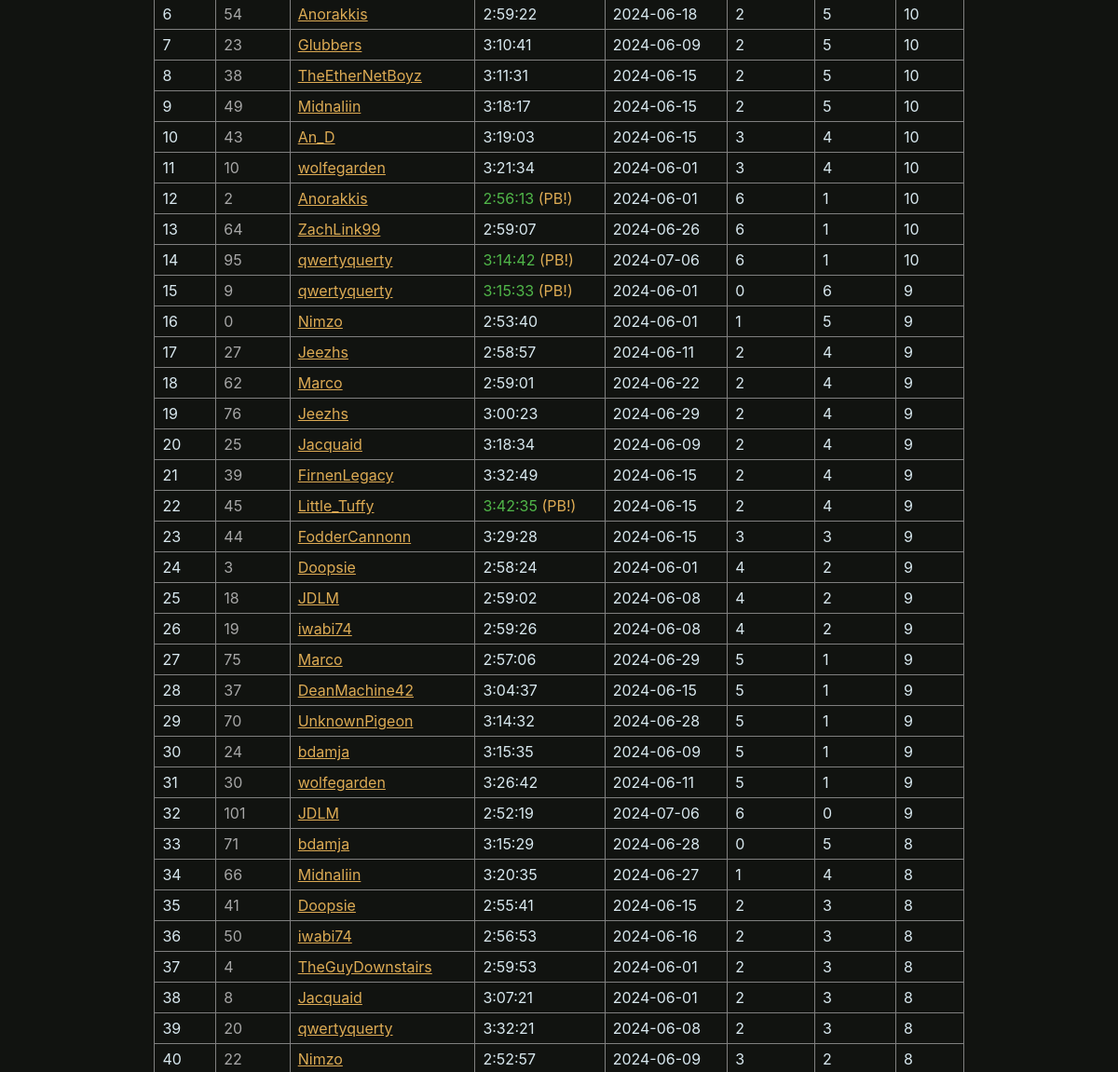
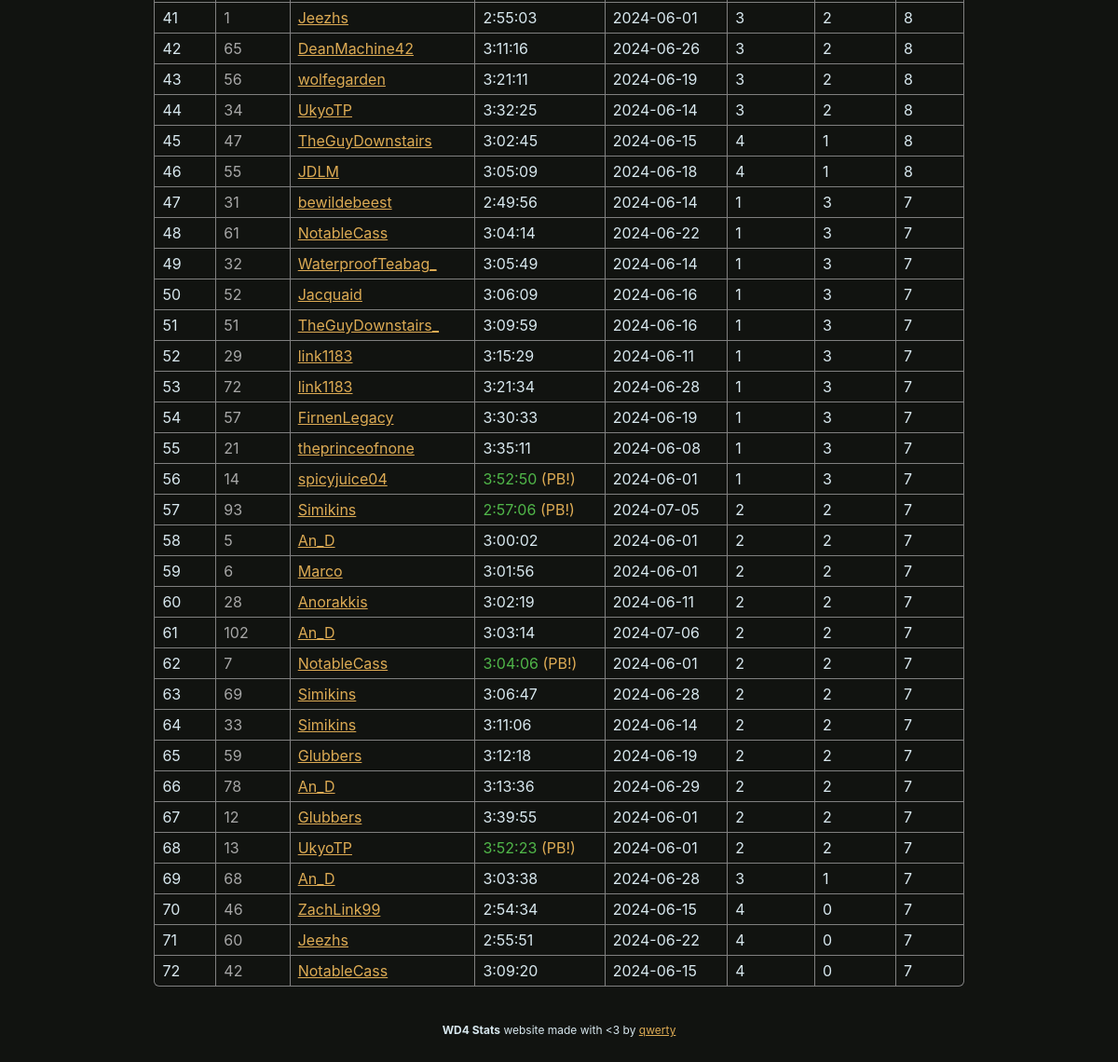
The page /zelda (lower part) on the database as committed earlier (2 pictures, top to bottom).
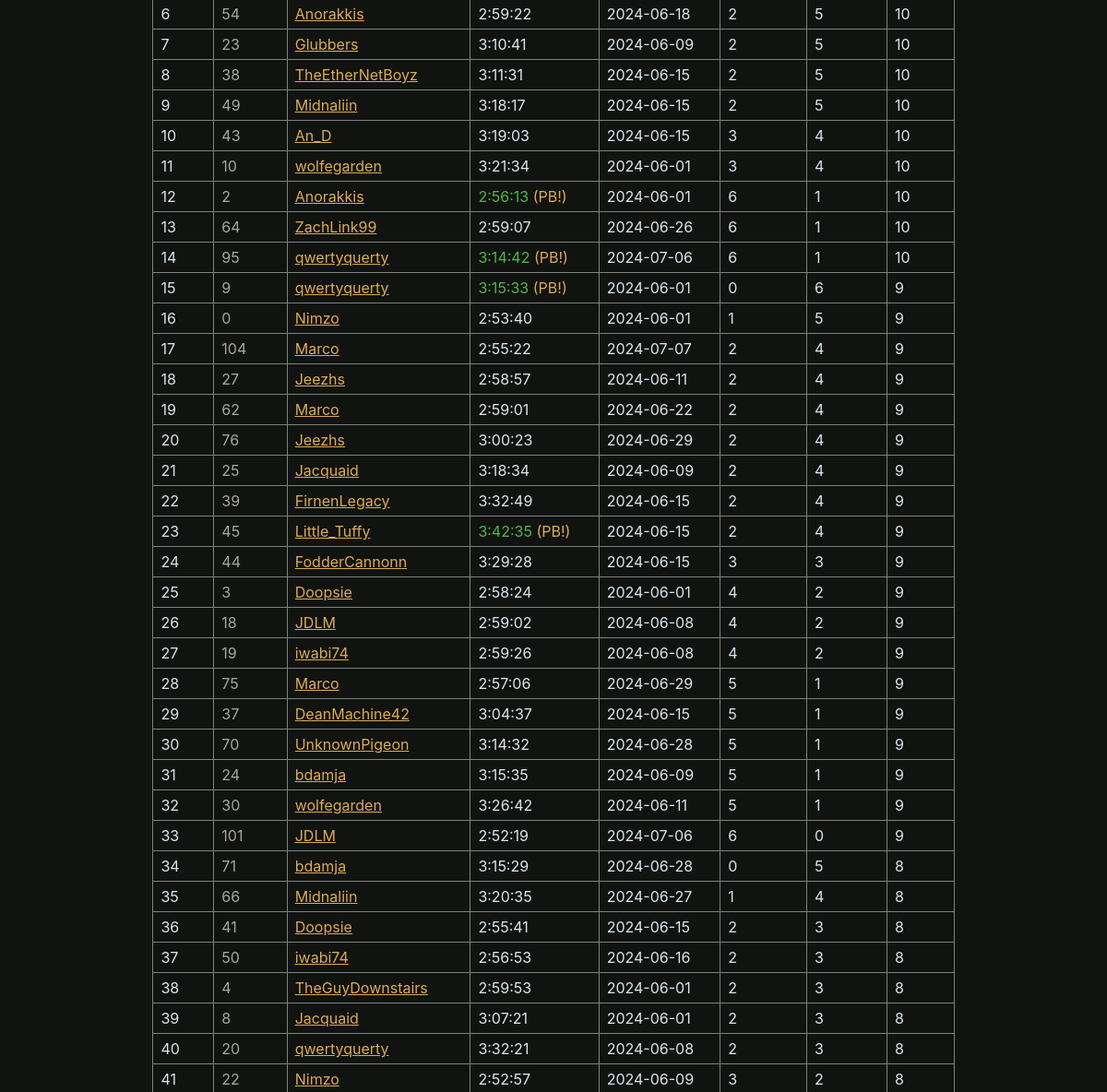
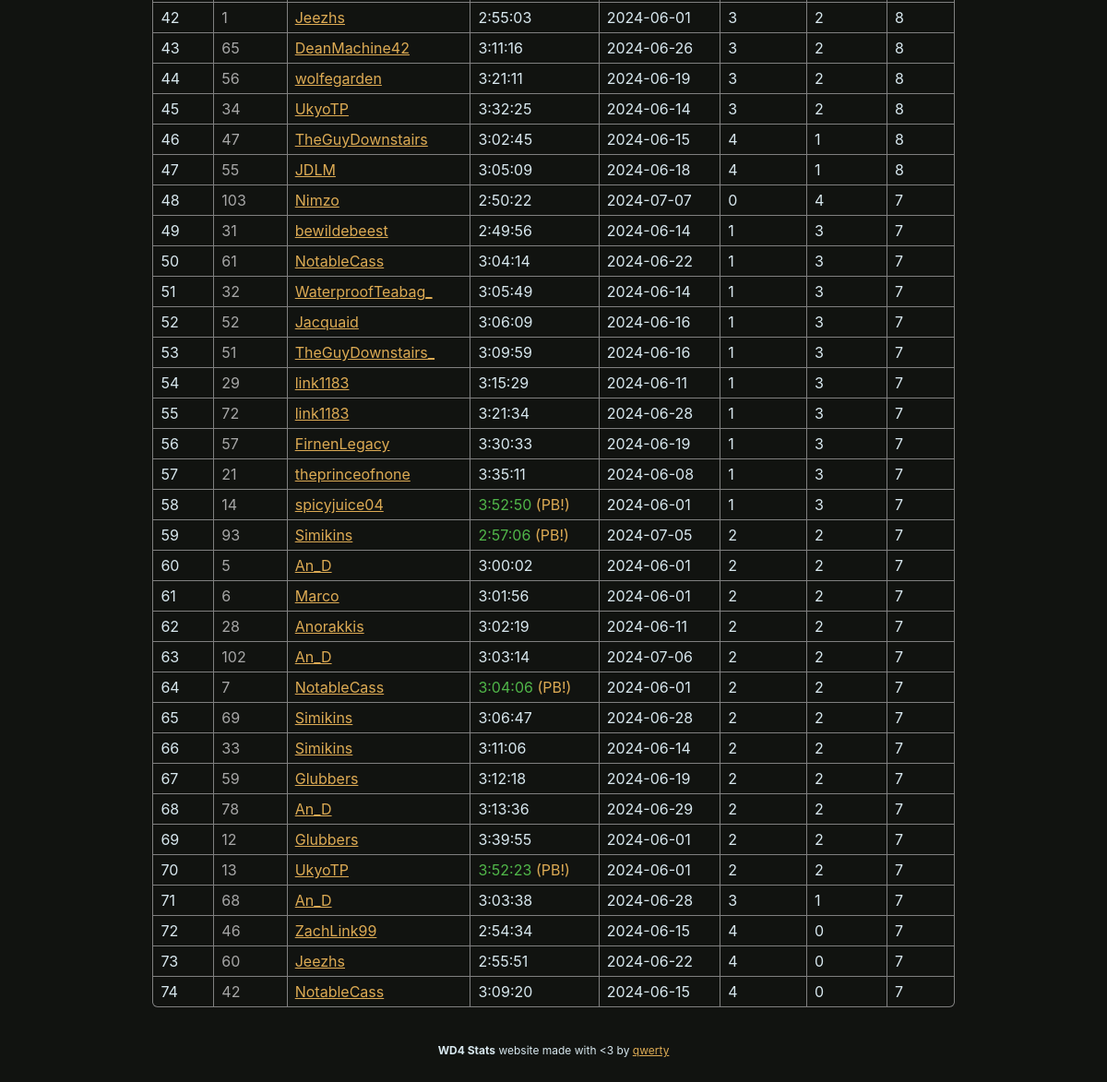
The same page on the database as committed later (2 pictures, top to bottom).
### wd4.py (models this page shows, shortened)
class BaseModel(Model):
    class Meta:
        database = db

class Runs(BaseModel):
    player = CharField(32)
    time = FloatField()
    id = IntegerField()
    date = DateField()
    flags = IntegerField()
    phase = IntegerField()
    event = IntegerField()
    zelda_swoops = IntegerField()
    zelda_triangles = IntegerField()
    def format_time(self):
        return format_time(self.time) if not self.dnf() else "DNF"
    def dnf(self):
        return self.flags & RUN_FLAG_DNF
    def pb(self):
        return self.flags & RUN_FLAG_PB
    def zelda(self):
        return self.zelda_triangles + self.zelda_swoops + 3 if (self.zelda_triangles is not None and self.zelda_swoops is not None) else None

### wd4.py (the view)
@app.route("/zelda")
def page_zelda():
    runs = Runs.select().where(Runs.zelda_triangles != None).order_by((Runs.zelda_triangles+Runs.zelda_swoops).desc(), Runs.zelda_triangles.desc(), Runs.time.asc())
    return render_template("zelda.html", **globals(), runs=runs)

### wd4.py (called while the page is built)
def format_time(time):
    return str(timedelta(seconds=time))

### templates/zelda.html (shortened to what this page needs)
{% extends "layout.html" %}
{% block content %}
    <br><br>
    <table>
        {% for run in runs %}
        <tr>
            <td>
                {{ loop.index }}
            </td>
            <td style="color: var(--hint-color);">
                {{ run.id }}
            </td>
            <td>
                {{ link_name(run.player) }}
            </td>
            <td {% if run.pb() %}style="color: var(--win-color)"{% endif %}>
                {{ run.format_time() }} {% if run.pb() %}<span style="color: var(--border-color);">(PB!)</span>{% endif %}
            </td>
            <td>
                {{ run.date | string }}
            </td>
            <td>
                {{ run.zelda_swoops }}
            </td>
            <td>
                {{ run.zelda_triangles }}
            </td>
            <td>
                {{ run.zelda() }}
            </td>
        </tr>
        {% endfor %}
    </table>
{% endblock %}

### templates/layout.html (shortened to what this page needs)
{% macro link_name(name) -%}<a href="https://speedrun.com/User/{{ name }}">{{ name }}</a>{% endmacro %}
<html lang="en">
    <head>
        <link rel="stylesheet" href="static/css/brackets-viewer.min.css" />
        <link rel="stylesheet" href="static/css/dark.css" />
    </head>
    <body>
        {% block content %}
        {% endblock %}
        <footer class="footer">
            <div style="text-align: center;">
                <strong>WD4 Stats</strong> website made with &lt;3 by <a href="https://github.com/qwertyquerty">qwerty</a>
            </div>
        </footer>
    </body>
</html>

### static/css/dark.css (style rules this page uses)
.brackets-viewer, * { --primary-background: #111310; --secondary-background: #303030; --match-background: var(--primary-background); --font-color: #d8e8ef; --win-color: #50b649; --loss-color: #de2c26; --label-color: grey; --hint-color: #a7a7a7; --connector-color: #DDDDDD; --border-color: #DDAB54; --border-hover-color: #b6b5b5; --text-size: 12px; --round-margin: 40px; --match-width: 200px; --match-horizontal-padding: 8px; --match-vertical-padding: 6px; --connector-border-width: 2px; --match-border-width: 1px; --match-border-radius: 0.3em; }
body { font-size: var(--text-size); color: var(--font-color); font-family: -apple-system,BlinkMacSystemFont,"Segoe UI",Roboto,"Helvetica Neue",Arial,"Noto Sans",sans-serif,"Apple Color Emoji","Segoe UI Emoji","Segoe UI Symbol","Noto Color Emoji"; }
table { width: 80%; margin: 40px auto; border-radius: var(--match-border-radius); border-collapse: collapse; border-style: hidden; box-shadow: 0 0 0 1px var(--label-color); }
a { color: var(--border-color); }
html { background-color: #111310; }
body { padding: 50px; }

Rows that differ between the two databases and show on the page:
added Runs: id "104", player "Marco", format_time "2:55:22", date "2024-07-07", zelda_swoops "2", zelda_triangles "4", zelda "9"
added Runs: id "103", player "Nimzo", format_time "2:50:22", date "2024-07-07", zelda_swoops "0", zelda_triangles "4", zelda "7"
